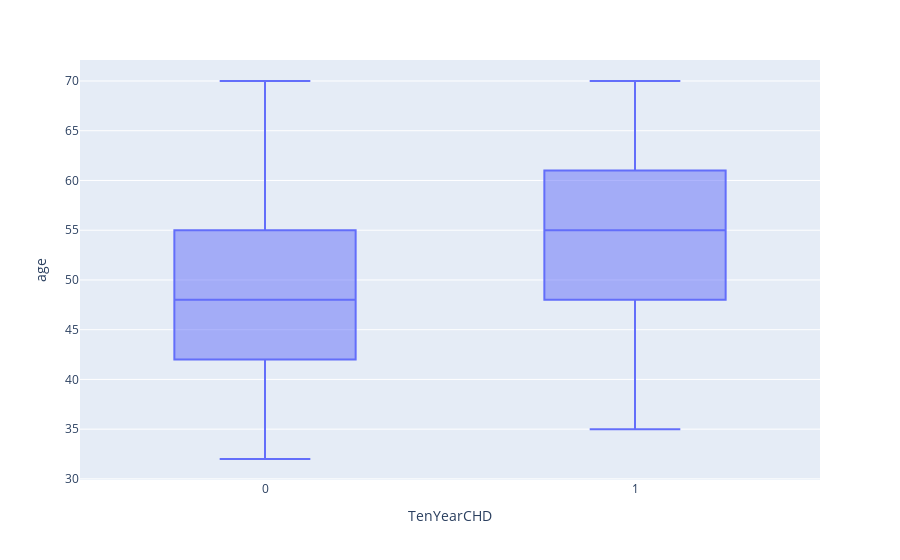

The cell this chart's notebook holds for it:
### Code cell
px.box(data_frame= df , x = 'TenYearCHD' , y = 'age')

### Figure 1 — Plotly figure (JSON) as saved in the notebook; plotly's stock layout.template omitted (floating-point values rounded to 4 significant figures; data arrays with more than 128 entries replaced by an {"elided": "..."} marker saying what was removed)
{"data": [{"alignmentgroup": "True", "hovertemplate": "TenYearCHD=%{x}<br>age=%{y}<extra></extra>", "legendgroup": "", "marker": {"color": "#636efa"}, "name": "", "notched": false, "offsetgroup": "", "orientation": "v", "showlegend": false, "type": "box", "x": {"elided": "4240 int values"}, "x0": " ", "xaxis": "x", "y": {"elided": "4240 int values"}, "y0": " ", "yaxis": "y"}], "layout": {"boxmode": "group", "legend": {"tracegroupgap": 0}, "margin": {"t": 60}, "xaxis": {"anchor": "y", "domain": [0, 1], "title": {"text": "TenYearCHD"}}, "yaxis": {"anchor": "x", "domain": [0, 1], "title": {"text": "age"}}}}
